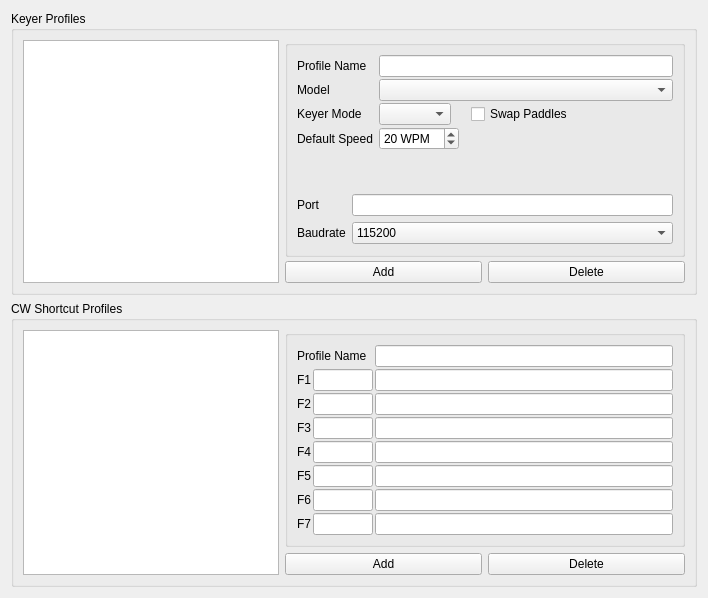
         <widget class="QWidget" name="cwTab">
          <attribute name="title">
           <string>CW Keyers</string>
          </attribute>
          <layout class="QVBoxLayout" name="verticalLayout_8">
           <item>
            <widget class="QGroupBox" name="cwProfileGroup">
             <property name="title">
              <string>Keyer Profiles</string>
             </property>
             <layout class="QGridLayout" name="gridLayout_8">
              <property name="horizontalSpacing">
               <number>6</number>
              </property>
              <property name="verticalSpacing">
               <number>2</number>
              </property>
              <item row="0" column="0" rowspan="3">
               <widget class="QListView" name="cwProfilesListView">
                <property name="focusPolicy">
                 <enum>Qt::NoFocus</enum>
                </property>
                <property name="contextMenuPolicy">
                 <enum>Qt::NoContextMenu</enum>
                </property>
                <property name="toolTip">
                 <string>List of all available CW Keyers</string>
                </property>
                <property name="editTriggers">
                 <set>QAbstractItemView::NoEditTriggers</set>
                </property>
               </widget>
              </item>
              <item row="0" column="1" colspan="2">
               <widget class="QGroupBox" name="cwProfileGroup_2">
                <property name="minimumSize">
                 <size>
                  <width>400</width>
                  <height>0</height>
                 </size>
                </property>
                <property name="title">
                 <string/>
                </property>
                <property name="flat">
                 <bool>false</bool>
                </property>
                <layout class="QFormLayout" name="formLayout_21">
                 <property name="verticalSpacing">
                  <number>2</number>
                 </property>
                 <item row="0" column="0">
                  <widget class="QLabel" name="cwProfileNameLabel">
                   <property name="text">
                    <string>Profile Name</string>
                   </property>
                  </widget>
                 </item>
                 <item row="0" column="1">
                  <widget class="QLineEdit" name="cwProfileNameEdit">
                   <property name="toolTip">
                    <string/>
                   </property>
                   <property name="maxLength">
                    <number>25</number>
                   </property>
                  </widget>
                 </item>
                 <item row="1" column="0">
                  <widget class="QLabel" name="cwModelLabel">
                   <property name="text">
                    <string>Model</string>
                   </property>
                  </widget>
                 </item>
                 <item row="1" column="1">
                  <widget class="QComboBox" name="cwModelSelect"/>
                 </item>
                 <item row="2" column="0">
                  <widget class="QLabel" name="cwKeyModeLabel">
                   <property name="text">
                    <string>Keyer Mode</string>
                   </property>
                  </widget>
                 </item>
                 <item row="2" column="1">
                  <layout class="QHBoxLayout" name="horizontalLayout_37">
                   <property name="spacing">
                    <number>20</number>
                   </property>
                   <item>
                    <widget class="QComboBox" name="cwKeyModeSelect">
                     <property name="sizePolicy">
                      <sizepolicy hsizetype="Maximum" vsizetype="Fixed">
                       <horstretch>0</horstretch>
                       <verstretch>0</verstretch>
                      </sizepolicy>
                     </property>
                    </widget>
                   </item>
                   <item>
                    <widget class="QCheckBox" name="cwSwapPaddlesCheckbox">
                     <property name="text">
                      <string>Swap Paddles</string>
                     </property>
                    </widget>
                   </item>
                  </layout>
                 </item>
                 <item row="3" column="0">
                  <widget class="QLabel" name="cwDefaultSpeedLabel">
                   <property name="text">
                    <string>Default Speed</string>
                   </property>
                  </widget>
                 </item>
                 <item row="3" column="1">
                  <widget class="QSpinBox" name="cwDefaulSpeed">
                   <property name="sizePolicy">
                    <sizepolicy hsizetype="Maximum" vsizetype="Fixed">
                     <horstretch>0</horstretch>
                     <verstretch>0</verstretch>
                    </sizepolicy>
                   </property>
                   <property name="specialValueText">
                    <string>N/A</string>
                   </property>
                   <property name="suffix">
                    <string> WPM</string>
                   </property>
                   <property name="minimum">
                    <number>0</number>
                   </property>
                   <property name="maximum">
                    <number>999</number>
                   </property>
                   <property name="value">
                    <number>20</number>
                   </property>
                  </widget>
                 </item>
                 <item row="4" column="1">
                  <spacer name="verticalSpacer_5">
                   <property name="orientation">
                    <enum>Qt::Vertical</enum>
                   </property>
                   <property name="sizeHint" stdset="0">
                    <size>
                     <width>20</width>
                     <height>40</height>
                    </size>
                   </property>
                  </spacer>
                 </item>
                 <item row="5" column="0" colspan="2">
                  <widget class="QStackedWidget" name="cwStackedWidget">
                   <property name="sizePolicy">
                    <sizepolicy hsizetype="Preferred" vsizetype="Preferred">
                     <horstretch>0</horstretch>
                     <verstretch>0</verstretch>
                    </sizepolicy>
                   </property>
                   <property name="frameShape">
                    <enum>QFrame::NoFrame</enum>
                   </property>
                   <property name="currentIndex">
                    <number>0</number>
                   </property>
                   <widget class="QWidget" name="cwSerialPage">
                    <layout class="QFormLayout" name="formLayout_22">
                     <property name="leftMargin">
                      <number>0</number>
                     </property>
                     <property name="topMargin">
                      <number>0</number>
                     </property>
                     <property name="rightMargin">
                      <number>0</number>
                     </property>
                     <property name="bottomMargin">
                      <number>0</number>
                     </property>
                     <item row="0" column="0">
                      <widget class="QLabel" name="cwPortLabel">
                       <property name="text">
                        <string>Port</string>
                       </property>
                      </widget>
                     </item>
                     <item row="0" column="1">
                      <widget class="SerialPortEditLine" name="cwPortEdit">
                       <property name="toolTip">
                        <string>Use COMxx for Window or path to COM port under Unix-like OS</string>
                       </property>
                      </widget>
                     </item>
                     <item row="1" column="0">
                      <widget class="QLabel" name="cwBaudLabel">
                       <property name="text">
                        <string>Baudrate</string>
                       </property>
                      </widget>
                     </item>
                     <item row="1" column="1">
                      <widget class="QComboBox" name="cwBaudSelect">
                       <item>
                        <property name="text">
                         <string>115200</string>
                        </property>
                       </item>
                       <item>
                        <property name="text">
                         <string>57600</string>
                        </property>
                       </item>
                       <item>
                        <property name="text">
                         <string>38400</string>
                        </property>
                       </item>
                       <item>
                        <property name="text">
                         <string>19200</string>
                        </property>
                       </item>
                       <item>
                        <property name="text">
                         <string>9600</string>
                        </property>
                       </item>
                       <item>
                        <property name="text">
                         <string>4800</string>
                        </property>
                       </item>
                       <item>
                        <property name="text">
                         <string>2400</string>
                        </property>
                       </item>
                       <item>
                        <property name="text">
                         <string>1200</string>
                        </property>
                       </item>
                      </widget>
                     </item>
                    </layout>
                   </widget>
                   <widget class="QWidget" name="cwNetworkPage">
                    <layout class="QFormLayout" name="formLayout_23">
                     <property name="leftMargin">
                      <number>0</number>
                     </property>
                     <property name="topMargin">
                      <number>0</number>
                     </property>
                     <property name="rightMargin">
                      <number>0</number>
                     </property>
                     <property name="bottomMargin">
                      <number>0</number>
                     </property>
                     <item row="0" column="0">
                      <widget class="QLabel" name="cwHostNameLabel">
                       <property name="text">
                        <string>Host Name</string>
                       </property>
                      </widget>
                     </item>
                     <item row="0" column="1">
                      <widget class="QLineEdit" name="cwHostNameEdit"/>
                     </item>
                     <item row="1" column="0">
                      <widget class="QLabel" name="cwNetPortLabel">
                       <property name="text">
                        <string>Port</string>
                       </property>
                      </widget>
                     </item>
                     <item row="1" column="1">
                      <widget class="QSpinBox" name="cwNetPortSpin">
                       <property name="toolTip">
                        <string>HamLib does not support to change a destination port.</string>
                       </property>
                       <property name="minimum">
                        <number>1024</number>
                       </property>
                       <property name="maximum">
                        <number>65535</number>
                       </property>
                       <property name="value">
                        <number>6789</number>
                       </property>
                      </widget>
                     </item>
                    </layout>
                   </widget>
                  </widget>
                 </item>
                </layout>
               </widget>
              </item>
              <item row="2" column="1">
               <widget class="QPushButton" name="cwAddProfileButton">
                <property name="text">
                 <string>Add</string>
                </property>
               </widget>
              </item>
              <item row="2" column="2">
               <widget class="QPushButton" name="cwDelProfileButton">
                <property name="text">
                 <string>Delete</string>
                </property>
               </widget>
              </item>
             </layout>
            </widget>
           </item>
           <item>
            <widget class="QGroupBox" name="cwShortcutProfileGroup">
             <property name="title">
              <string>CW Shortcut Profiles</string>
             </property>
             <layout class="QGridLayout" name="gridLayout_9" rowstretch="0,0" columnstretch="0,0,0,0,0,0">
              <item row="1" column="4">
               <widget class="QPushButton" name="cwShortcutAddProfileButton">
                <property name="text">
                 <string>Add</string>
                </property>
               </widget>
              </item>
              <item row="1" column="5">
               <widget class="QPushButton" name="cwShortcutDelProfileButton">
                <property name="text">
                 <string>Delete</string>
                </property>
               </widget>
              </item>
              <item row="0" column="0" rowspan="2" colspan="4">
               <widget class="QListView" name="cwShortcutListView">
                <property name="focusPolicy">
                 <enum>Qt::NoFocus</enum>
                </property>
                <property name="contextMenuPolicy">
                 <enum>Qt::NoContextMenu</enum>
                </property>
                <property name="toolTip">
                 <string>List of all available CW Shortcuts Profiles</string>
                </property>
                <property name="editTriggers">
                 <set>QAbstractItemView::NoEditTriggers</set>
                </property>
               </widget>
              </item>
              <item row="0" column="4" colspan="2">
               <widget class="QGroupBox" name="cwShortcutGroup">
                <property name="minimumSize">
                 <size>
                  <width>400</width>
                  <height>0</height>
                 </size>
                </property>
                <property name="title">
                 <string/>
                </property>
                <layout class="QFormLayout" name="formLayout_24">
                 <property name="horizontalSpacing">
                  <number>2</number>
                 </property>
                 <property name="verticalSpacing">
                  <number>2</number>
                 </property>
                 <item row="0" column="0">
                  <widget class="QLabel" name="cwShortcutProfileNameLabel">
                   <property name="text">
                    <string>Profile Name</string>
                   </property>
                  </widget>
                 </item>
                 <item row="0" column="1">
                  <widget class="QLineEdit" name="cwShortcutProfileNameEdit">
                   <property name="maxLength">
                    <number>25</number>
                   </property>
                  </widget>
                 </item>
                 <item row="1" column="0">
                  <layout class="QHBoxLayout" name="horizontalLayout_13">
                   <property name="rightMargin">
                    <number>0</number>
                   </property>
                   <property name="bottomMargin">
                    <number>0</number>
                   </property>
                   <item>
                    <widget class="QLabel" name="cwShortcutF1Label">
                     <property name="text">
                      <string>F1</string>
                     </property>
                    </widget>
                   </item>
                   <item>
                    <widget class="QLineEdit" name="cwShortcutF1ShortEdit">
                     <property name="sizePolicy">
                      <sizepolicy hsizetype="Maximum" vsizetype="Fixed">
                       <horstretch>0</horstretch>
                       <verstretch>0</verstretch>
                      </sizepolicy>
                     </property>
                     <property name="minimumSize">
                      <size>
                       <width>0</width>
                       <height>0</height>
                      </size>
                     </property>
                     <property name="maximumSize">
                      <size>
                       <width>60</width>
                       <height>16777215</height>
                      </size>
                     </property>
                     <property name="toolTip">
                      <string>Short Desciption of the Button (up to 7 chars)</string>
                     </property>
                     <property name="text">
                      <string/>
                     </property>
                     <property name="maxLength">
                      <number>7</number>
                     </property>
                     <property name="frame">
                      <bool>true</bool>
                     </property>
                    </widget>
                   </item>
                  </layout>
                 </item>
                 <item row="1" column="1">
                  <widget class="QLineEdit" name="cwShortcutF1MacroEdit">
                   <property name="toolTip">
                    <string>&lt;DXCALL&gt; = DX Callsign
&lt;NAME&gt; = DX Operator Name
&lt;RST&gt; = Report 599
&lt;RSTN&gt; = Report 5NN
&lt;GREETING&gt; = Greenting GM/GA/GE
&lt;QTH&gt; = QTH
&lt;MYCALL&gt; = My Callsign
&lt;MYNAME&gt; = My Name
&lt;MYQTH&gt; = My QTH
&lt;MYLOCATOR&gt; = My Gridsquare
&lt;MYGRID&gt; = My Gridsquare
&lt;MYSIG&gt; = My SIG
&lt;MYSIGINFO&gt; = My SIG Information
&lt;MYIOTA&gt; = My IOTA
&lt;MYSOTA&gt; = MY SOTA
&lt;MYWWFT&gt; = My WWFT
&lt;MYVUCC&gt; = MY VUCC
&lt;MYPWR&gt; = My Power in W
&lt;EXCHSTR&gt; = Contest Exchange Message
&lt;EXCHNR&gt; = Contest Exchange Serial Number
&lt;EXCHNRN&gt; = Contest Exchange Serial Number (9→N, 0→T)
&lt;+&gt; = Speed +5 WPM (&lt;++&gt; = +10 WPM, etc.)
&lt;-&gt; = Speed -5 WPM (&lt;--&gt; = -10 WPM, etc.)
</string>
                   </property>
                   <property name="inputMask">
                    <string/>
                   </property>
                  </widget>
                 </item>
                 <item row="2" column="0">
                  <layout class="QHBoxLayout" name="horizontalLayout_9">
                   <property name="rightMargin">
                    <number>0</number>
                   </property>
                   <property name="bottomMargin">
                    <number>0</number>
                   </property>
                   <item>
                    <widget class="QLabel" name="cwShortcutF2Label">
                     <property name="text">
                      <string>F2</string>
                     </property>
                    </widget>
                   </item>
                   <item>
                    <widget class="QLineEdit" name="cwShortcutF2ShortEdit">
                     <property name="sizePolicy">
                      <sizepolicy hsizetype="Maximum" vsizetype="Fixed">
                       <horstretch>0</horstretch>
                       <verstretch>0</verstretch>
                      </sizepolicy>
                     </property>
                     <property name="maximumSize">
                      <size>
                       <width>60</width>
                       <height>16777215</height>
                      </size>
                     </property>
                     <property name="toolTip">
                      <string>Short Desciption of the Button (up to 7 chars)</string>
                     </property>
                     <property name="maxLength">
                      <number>5</number>
                     </property>
                    </widget>
                   </item>
                  </layout>
                 </item>
                 <item row="2" column="1">
                  <widget class="QLineEdit" name="cwShortcutF2MacroEdit">
                   <property name="toolTip">
                    <string>&lt;DXCALL&gt; = DX Callsign
&lt;NAME&gt; = DX Operator Name
&lt;RST&gt; = Report 599
&lt;RSTN&gt; = Report 5NN
&lt;GREETING&gt; = Greenting GM/GA/GE
&lt;QTH&gt; = QTH
&lt;MYCALL&gt; = My Callsign
&lt;MYNAME&gt; = My Name
&lt;MYQTH&gt; = My QTH
&lt;MYLOCATOR&gt; = My Gridsquare
&lt;MYGRID&gt; = My Gridsquare
&lt;MYSIG&gt; = My SIG
&lt;MYSIGINFO&gt; = My SIG Information
&lt;MYIOTA&gt; = My IOTA
&lt;MYSOTA&gt; = MY SOTA
&lt;MYWWFT&gt; = My WWFT
&lt;MYVUCC&gt; = MY VUCC
&lt;MYPWR&gt; = My Power in W
&lt;EXCHSTR&gt; = Contest Exchange Message
&lt;EXCHNR&gt; = Contest Exchange Serial Number
&lt;EXCHNRN&gt; = Contest Exchange Serial Number (9→N, 0→T)
&lt;+&gt; = Speed +5 WPM (&lt;++&gt; = +10 WPM, etc.)
&lt;-&gt; = Speed -5 WPM (&lt;--&gt; = -10 WPM, etc.)
</string>
                   </property>
                  </widget>
                 </item>
                 <item row="3" column="1">
                  <widget class="QLineEdit" name="cwShortcutF3MacroEdit">
                   <property name="toolTip">
                    <string>&lt;DXCALL&gt; = DX Callsign
&lt;NAME&gt; = DX Operator Name
&lt;RST&gt; = Report 599
&lt;RSTN&gt; = Report 5NN
&lt;GREETING&gt; = Greenting GM/GA/GE
&lt;QTH&gt; = QTH
&lt;MYCALL&gt; = My Callsign
&lt;MYNAME&gt; = My Name
&lt;MYQTH&gt; = My QTH
&lt;MYLOCATOR&gt; = My Gridsquare
&lt;MYGRID&gt; = My Gridsquare
&lt;MYSIG&gt; = My SIG
&lt;MYSIGINFO&gt; = My SIG Information
&lt;MYIOTA&gt; = My IOTA
&lt;MYSOTA&gt; = MY SOTA
&lt;MYWWFT&gt; = My WWFT
&lt;MYVUCC&gt; = MY VUCC
&lt;MYPWR&gt; = My Power in W
&lt;EXCHSTR&gt; = Contest Exchange Message
&lt;EXCHNR&gt; = Contest Exchange Serial Number
&lt;EXCHNRN&gt; = Contest Exchange Serial Number (9→N, 0→T)
&lt;+&gt; = Speed +5 WPM (&lt;++&gt; = +10 WPM, etc.)
&lt;-&gt; = Speed -5 WPM (&lt;--&gt; = -10 WPM, etc.)
</string>
                   </property>
                  </widget>
                 </item>
                 <item row="4" column="1">
                  <widget class="QLineEdit" name="cwShortcutF4MacroEdit">
                   <property name="toolTip">
                    <string>&lt;DXCALL&gt; = DX Callsign
&lt;NAME&gt; = DX Operator Name
&lt;RST&gt; = Report 599
&lt;RSTN&gt; = Report 5NN
&lt;GREETING&gt; = Greenting GM/GA/GE
&lt;QTH&gt; = QTH
&lt;MYCALL&gt; = My Callsign
&lt;MYNAME&gt; = My Name
&lt;MYQTH&gt; = My QTH
&lt;MYLOCATOR&gt; = My Gridsquare
&lt;MYGRID&gt; = My Gridsquare
&lt;MYSIG&gt; = My SIG
&lt;MYSIGINFO&gt; = My SIG Information
&lt;MYIOTA&gt; = My IOTA
&lt;MYSOTA&gt; = MY SOTA
&lt;MYWWFT&gt; = My WWFT
&lt;MYVUCC&gt; = MY VUCC
&lt;MYPWR&gt; = My Power in W
&lt;EXCHSTR&gt; = Contest Exchange Message
&lt;EXCHNR&gt; = Contest Exchange Serial Number
&lt;EXCHNRN&gt; = Contest Exchange Serial Number (9→N, 0→T)
&lt;+&gt; = Speed +5 WPM (&lt;++&gt; = +10 WPM, etc.)
&lt;-&gt; = Speed -5 WPM (&lt;--&gt; = -10 WPM, etc.)
</string>
                   </property>
                  </widget>
                 </item>
                 <item row="5" column="1">
                  <widget class="QLineEdit" name="cwShortcutF5MacroEdit">
                   <property name="toolTip">
                    <string>&lt;DXCALL&gt; = DX Callsign
&lt;NAME&gt; = DX Operator Name
&lt;RST&gt; = Report 599
&lt;RSTN&gt; = Report 5NN
&lt;GREETING&gt; = Greenting GM/GA/GE
&lt;QTH&gt; = QTH
&lt;MYCALL&gt; = My Callsign
&lt;MYNAME&gt; = My Name
&lt;MYQTH&gt; = My QTH
&lt;MYLOCATOR&gt; = My Gridsquare
&lt;MYGRID&gt; = My Gridsquare
&lt;MYSIG&gt; = My SIG
&lt;MYSIGINFO&gt; = My SIG Information
&lt;MYIOTA&gt; = My IOTA
&lt;MYSOTA&gt; = MY SOTA
&lt;MYWWFT&gt; = My WWFT
&lt;MYVUCC&gt; = MY VUCC
&lt;MYPWR&gt; = My Power in W
&lt;EXCHSTR&gt; = Contest Exchange Message
&lt;EXCHNR&gt; = Contest Exchange Serial Number
&lt;EXCHNRN&gt; = Contest Exchange Serial Number (9→N, 0→T)
&lt;+&gt; = Speed +5 WPM (&lt;++&gt; = +10 WPM, etc.)
&lt;-&gt; = Speed -5 WPM (&lt;--&gt; = -10 WPM, etc.)
</string>
                   </property>
                  </widget>
                 </item>
                 <item row="6" column="1">
                  <widget class="QLineEdit" name="cwShortcutF6MacroEdit">
                   <property name="toolTip">
                    <string>&lt;DXCALL&gt; = DX Callsign
&lt;NAME&gt; = DX Operator Name
&lt;RST&gt; = Report 599
&lt;RSTN&gt; = Report 5NN
&lt;GREETING&gt; = Greenting GM/GA/GE
&lt;QTH&gt; = QTH
&lt;MYCALL&gt; = My Callsign
&lt;MYNAME&gt; = My Name
&lt;MYQTH&gt; = My QTH
&lt;MYLOCATOR&gt; = My Gridsquare
&lt;MYGRID&gt; = My Gridsquare
&lt;MYSIG&gt; = My SIG
&lt;MYSIGINFO&gt; = My SIG Information
&lt;MYIOTA&gt; = My IOTA
&lt;MYSOTA&gt; = MY SOTA
&lt;MYWWFT&gt; = My WWFT
&lt;MYVUCC&gt; = MY VUCC
&lt;MYPWR&gt; = My Power in W
&lt;EXCHSTR&gt; = Contest Exchange Message
&lt;EXCHNR&gt; = Contest Exchange Serial Number
&lt;EXCHNRN&gt; = Contest Exchange Serial Number (9→N, 0→T)
&lt;+&gt; = Speed +5 WPM (&lt;++&gt; = +10 WPM, etc.)
&lt;-&gt; = Speed -5 WPM (&lt;--&gt; = -10 WPM, etc.)
</string>
                   </property>
                  </widget>
                 </item>
                 <item row="7" column="1">
                  <widget class="QLineEdit" name="cwShortcutF7MacroEdit">
                   <property name="toolTip">
                    <string>&lt;DXCALL&gt; = DX Callsign
&lt;NAME&gt; = DX Operator Name
&lt;RST&gt; = Report 599
&lt;RSTN&gt; = Report 5NN
&lt;GREETING&gt; = Greenting GM/GA/GE
&lt;QTH&gt; = QTH
&lt;MYCALL&gt; = My Callsign
&lt;MYNAME&gt; = My Name
&lt;MYQTH&gt; = My QTH
&lt;MYLOCATOR&gt; = My Gridsquare
&lt;MYGRID&gt; = My Gridsquare
&lt;MYSIG&gt; = My SIG
&lt;MYSIGINFO&gt; = My SIG Information
&lt;MYIOTA&gt; = My IOTA
&lt;MYSOTA&gt; = MY SOTA
&lt;MYWWFT&gt; = My WWFT
&lt;MYVUCC&gt; = MY VUCC
&lt;MYPWR&gt; = My Power in W
&lt;EXCHSTR&gt; = Contest Exchange Message
&lt;EXCHNR&gt; = Contest Exchange Serial Number
&lt;EXCHNRN&gt; = Contest Exchange Serial Number (9→N, 0→T)
&lt;+&gt; = Speed +5 WPM (&lt;++&gt; = +10 WPM, etc.)
&lt;-&gt; = Speed -5 WPM (&lt;--&gt; = -10 WPM, etc.)
</string>
                   </property>
                  </widget>
                 </item>
                 <item row="3" column="0">
                  <layout class="QHBoxLayout" name="horizontalLayout_19">
                   <property name="rightMargin">
                    <number>0</number>
                   </property>
                   <property name="bottomMargin">
                    <number>0</number>
                   </property>
                   <item>
                    <widget class="QLabel" name="cwShortcutF3Label">
                     <property name="text">
                      <string>F3</string>
                     </property>
                    </widget>
                   </item>
                   <item>
                    <widget class="QLineEdit" name="cwShortcutF3ShortEdit">
                     <property name="maximumSize">
                      <size>
                       <width>60</width>
                       <height>16777215</height>
                      </size>
                     </property>
                     <property name="toolTip">
                      <string>Short Desciption of the Button (up to 7 chars)</string>
                     </property>
                     <property name="maxLength">
                      <number>5</number>
                     </property>
                    </widget>
                   </item>
                  </layout>
                 </item>
                 <item row="4" column="0">
                  <layout class="QHBoxLayout" name="horizontalLayout_20">
                   <property name="rightMargin">
                    <number>0</number>
                   </property>
                   <property name="bottomMargin">
                    <number>0</number>
                   </property>
                   <item>
                    <widget class="QLabel" name="cwShortcutF4Label">
                     <property name="text">
                      <string>F4</string>
                     </property>
                    </widget>
                   </item>
                   <item>
                    <widget class="QLineEdit" name="cwShortcutF4ShortEdit">
                     <property name="maximumSize">
                      <size>
                       <width>60</width>
                       <height>16777215</height>
                      </size>
                     </property>
                     <property name="toolTip">
                      <string>Short Desciption of the Button (up to 7 chars)</string>
                     </property>
                     <property name="maxLength">
                      <number>5</number>
                     </property>
                    </widget>
                   </item>
                  </layout>
                 </item>
                 <item row="5" column="0">
                  <layout class="QHBoxLayout" name="horizontalLayout_21">
                   <property name="rightMargin">
                    <number>0</number>
                   </property>
                   <property name="bottomMargin">
                    <number>0</number>
                   </property>
                   <item>
                    <widget class="QLabel" name="cwShortcutF5Label">
                     <property name="text">
                      <string>F5</string>
                     </property>
                    </widget>
                   </item>
                   <item>
                    <widget class="QLineEdit" name="cwShortcutF5ShortEdit">
                     <property name="maximumSize">
                      <size>
                       <width>60</width>
                       <height>16777215</height>
                      </size>
                     </property>
                     <property name="toolTip">
                      <string>Short Desciption of the Button (up to 7 chars)</string>
                     </property>
                     <property name="maxLength">
                      <number>5</number>
                     </property>
                    </widget>
                   </item>
                  </layout>
                 </item>
                 <item row="6" column="0">
                  <layout class="QHBoxLayout" name="horizontalLayout_22">
                   <property name="rightMargin">
                    <number>0</number>
                   </property>
                   <property name="bottomMargin">
                    <number>0</number>
                   </property>
                   <item>
                    <widget class="QLabel" name="cwShortcutF6Label">
                     <property name="text">
                      <string>F6</string>
                     </property>
                    </widget>
                   </item>
                   <item>
                    <widget class="QLineEdit" name="cwShortcutF6ShortEdit">
                     <property name="maximumSize">
                      <size>
                       <width>60</width>
                       <height>16777215</height>
                      </size>
                     </property>
                     <property name="toolTip">
                      <string>Short Desciption of the Button (up to 7 chars)</string>
                     </property>
                     <property name="maxLength">
                      <number>5</number>
                     </property>
                    </widget>
                   </item>
                  </layout>
                 </item>
                 <item row="7" column="0">
                  <layout class="QHBoxLayout" name="horizontalLayout_23">
                   <property name="rightMargin">
                    <number>0</number>
                   </property>
                   <property name="bottomMargin">
                    <number>0</number>
                   </property>
                   <item>
                    <widget class="QLabel" name="cwShortcutF7Label">
                     <property name="text">
                      <string>F7</string>
                     </property>
                    </widget>
                   </item>
                   <item>
                    <widget class="QLineEdit" name="cwShortcutF7ShortEdit">
                     <property name="maximumSize">
                      <size>
                       <width>60</width>
                       <height>16777215</height>
                      </size>
                     </property>
                     <property name="toolTip">
                      <string>Short Desciption of the Button (up to 7 chars)</string>
                     </property>
                     <property name="maxLength">
                      <number>5</number>
                     </property>
                    </widget>
                   </item>
                  </layout>
                 </item>
                </layout>
               </widget>
              </item>
             </layout>
            </widget>
           </item>
          </layout>
         </widget>
